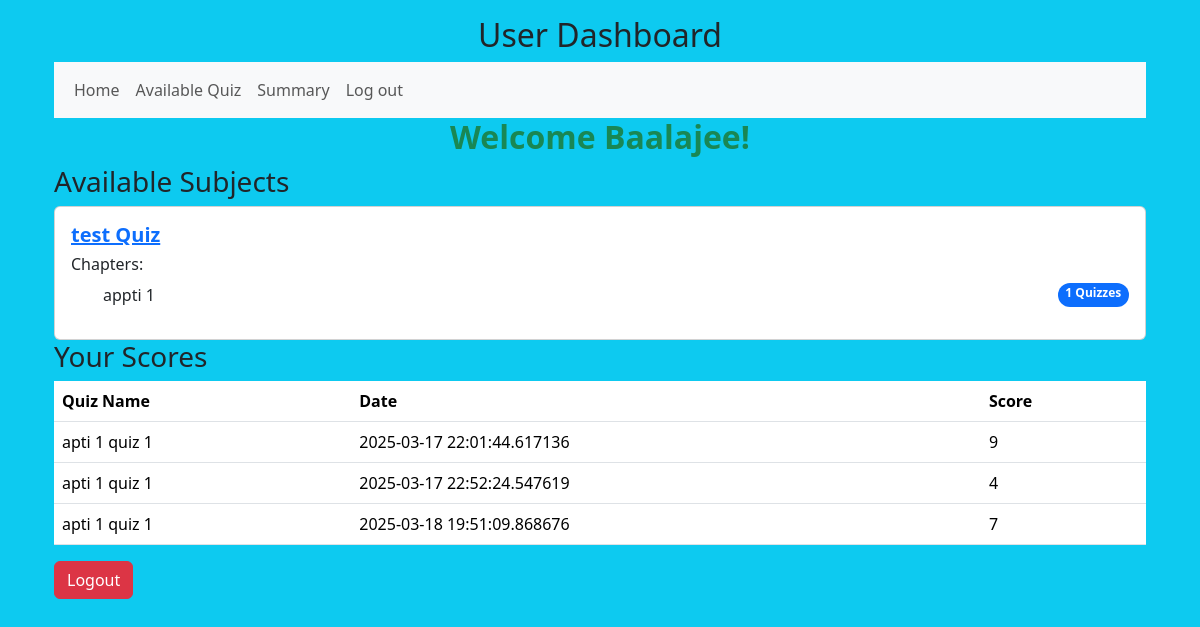
The app's page /user/dashboard (signed in), older data.
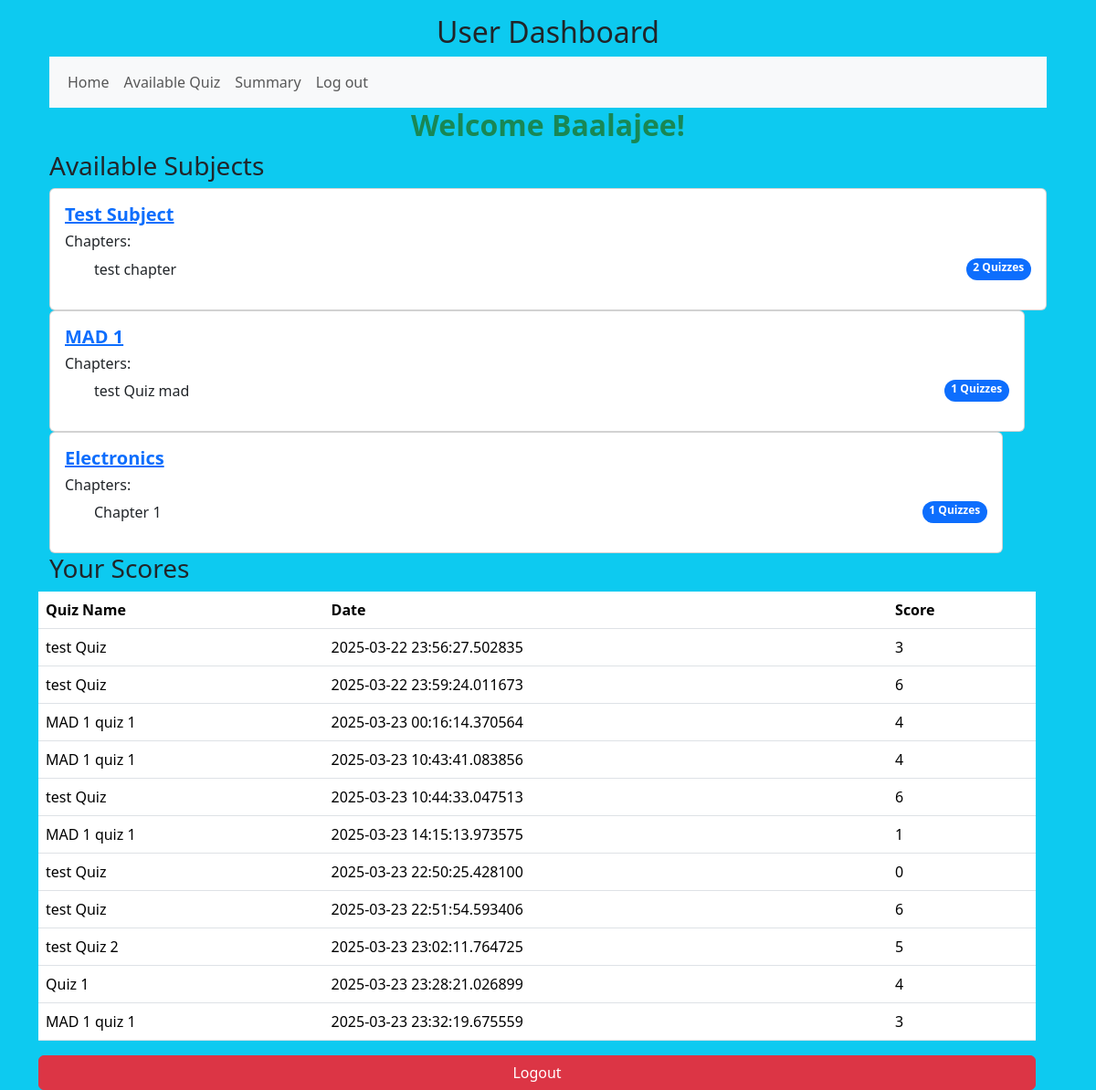
The same page, newer data.
### models/models.py (models this page shows)
class Subject(db.Model):
    __tablename__ = "subjects"
    id = db.Column(db.Integer, primary_key=True, autoincrement=True)
    name = db.Column(db.String(50), nullable=False,unique=True)
    description = db.Column(db.Text)
    remarks = db.Column(db.Text)
    chapters = db.relationship('Chapter', back_populates='subject',cascade="all, delete-orphan")

class Chapter(db.Model):
    __tablename__ = "chapters"
    id = db.Column(db.Integer, primary_key=True, autoincrement=True)
    subject_id = db.Column(db.Integer, db.ForeignKey('subjects.id'), nullable=False)
    name = db.Column(db.String(50), nullable=False)
    description = db.Column(db.Text)
    remarks = db.Column(db.Text)
    subject = db.relationship('Subject', back_populates='chapters')
    quizzes = db.relationship('Quiz', back_populates='chapter',cascade="all, delete-orphan")

class Score(db.Model):
    __tablename__ = "scores"
    id = db.Column(db.Integer, primary_key=True, autoincrement=True)
    quiz_id = db.Column(db.Integer, db.ForeignKey('quizzes.id'), nullable=False)
    user_id = db.Column(db.Integer, db.ForeignKey('users.id'), nullable=False)
    timestamp = db.Column(db.DateTime, default=datetime.utcnow)
    total_score = db.Column(db.Integer, nullable=False)
    quiz = db.relationship('Quiz', back_populates='scores')
    user = db.relationship('User', back_populates='scores')

class Quiz(db.Model):
    __tablename__ = "quizzes"
    id = db.Column(db.Integer, primary_key=True, autoincrement=True)
    chapter_id = db.Column(db.Integer, db.ForeignKey('chapters.id'), nullable=False)
    name = db.Column(db.String(50), nullable=False)
    description = db.Column(db.Text)
    remarks = db.Column(db.Text)
    date_of_quiz = db.Column(db.Date)
    chapter = db.relationship('Chapter', back_populates='quizzes')
    questions = db.relationship('Question', back_populates='quiz',cascade="all, delete-orphan")
    scores = db.relationship('Score', back_populates='quiz',cascade="all, delete-orphan")

### controllers/controllers.py (the view)
@controllers.route('/user/dashboard')
def user_dashboard():
    if not check_role('user'):
        flash('Access denied.You must be logged in as a user')
        return redirect(url_for('controllers.login'))
    subjects=Subject.query.all()
    user_id = session.get('user_id')
    user = User.query.get(user_id)
    scores = Score.query.filter_by(user_id=user_id).all()
    return render_template('user_dashboard.html', subjects=subjects, scores=scores, user=user)

### controllers/controllers.py (called while the page is built)
def check_role(role):
    if 'user_id' in session and session['role']==role:
        return True
    return False

### templates/user_dashboard.html
{% extends 'layout.html' %}
{% block body %}
    <div class="container">
        <h2 class="text-center">User Dashboard</h2>
        <nav class="navbar navbar-expand-sm bg-light">
            <div class="container-fluid">
                <ul class="navbar-nav">
                    <li class="nav-item">
                        <a class="nav-link" href="{{url_for('controllers.user_dashboard')}}">Home</a>
                    </li>
                    <li>
                        <a class="nav-link" href ="{{url_for('controllers.available_quizzes')}}">Available Quiz</a>
                    </li>
                    <li>
                        <a class="nav-link" href ="{{url_for('controllers.user_summary')}}">Summary</a>
                    </li>
                    <li>
                        <a class="nav-link" href ="{{url_for('controllers.logout')}}">Log out</a>
                    </li>
                </ul>
            </div>
        </nav>
        <h2 class="text-center text-success fw-bold"> Welcome {{user.username}}!</h2>
        <div clas="container-fluid">
        <h3>Available Subjects</h3>
        {% for subject in subjects %}
        <div class="row">
            <div clas="col-sm">
                <div class="card">
                    <div class="card-body">
                        <h5 class="card-title">
                            <a class="fw-bold" href="{{url_for('controllers.user_subject_show',subject_id=subject.id)}}">{{subject.name}}</a>
                        </h5>
                        <h6>Chapters:</h6>
                        <ul list="list-group">
                            {% for chapter in subject.chapters %}
                            <li class="list-group-item d-flex justify-content-between algin-items-center">
                                {{chapter.name}}
                                <span class="badge bg-primary rounded-pill">{{chapter.quizzes|length}} Quizzes</span>
                            </li>
                            {% endfor %}
                        </ul>
             </div>
                </div>
            </div>
            {% endfor %}
        </div>
        <h3>Your Scores</h3>
        {% if scores %}
            <table class="table">
                <thead>
                    <tr>
                        <th>Quiz Name</th>
                        <th>Date</th>
                        <th>Score</th>
                    </tr>
                </thead>
                <tbody>
                    {% for score in scores %}
                        <tr>
                            <td>{{ score.quiz.name }}</td>
                            <td>{{ score.timestamp }}</td>
                            <td>{{ score.total_score }}</td>
                        </tr>
                    {% endfor %}
                </tbody>
            </table>
        {% else %}
            <p>No quiz scores available yet.</p>
        {% endif %}
    <a href="{{ url_for('controllers.logout') }}" class="btn btn-danger">Logout</a>
</div>
{% endblock %}

Row changes from the older to the newer data that the page shows:
removed Subject: name "test Quiz"
removed Chapter: name "appti 1", quizzes|length "1", shown under "test Quiz"
added Subject: name "Test Subject"
added Chapter: name "test chapter", quizzes|length "2", shown under "Test Subject"
added Subject: name "MAD 1"
added Chapter: name "test Quiz mad", quizzes|length "1", shown under "MAD 1"
added Subject: name "Electronics"
added Chapter: name "Chapter 1", quizzes|length "1", shown under "Electronics"
changed Score (number 1 of 11 on the later page): quiz.name "apti 1 quiz 1" → "test Quiz"; timestamp "2025-03-17 22:01:44.617136" → "2025-03-22 23:56:27.502835"; total_score "9" → "3"
changed Score (number 2 of 11 on the later page): quiz.name "apti 1 quiz 1" → "test Quiz"; timestamp "2025-03-17 22:52:24.547619" → "2025-03-22 23:59:24.011673"; total_score "4" → "6"
now on this page (row edited): Score: quiz.name "MAD 1 quiz 1", timestamp "2025-03-23 00:16:14.370564", total_score "4"
added Score: quiz.name "MAD 1 quiz 1", timestamp "2025-03-23 10:43:41.083856", total_score "4"
changed Score (number 5 of 11 on the later page): quiz.name "apti 1 quiz 1" → "test Quiz"; timestamp "2025-03-18 19:51:09.868676" → "2025-03-23 10:44:33.047513"; total_score "7" → "6"
added Score: quiz.name "MAD 1 quiz 1", timestamp "2025-03-23 14:15:13.973575", total_score "1"
added Score: quiz.name "test Quiz", timestamp "2025-03-23 22:50:25.428100", total_score "0"
added Score: quiz.name "test Quiz", timestamp "2025-03-23 22:51:54.593406", total_score "6"
added Score: quiz.name "test Quiz 2", timestamp "2025-03-23 23:02:11.764725", total_score "5"
added Score: quiz.name "Quiz 1", timestamp "2025-03-23 23:28:21.026899", total_score "4"
added Score: quiz.name "MAD 1 quiz 1", timestamp "2025-03-23 23:32:19.675559", total_score "3"
